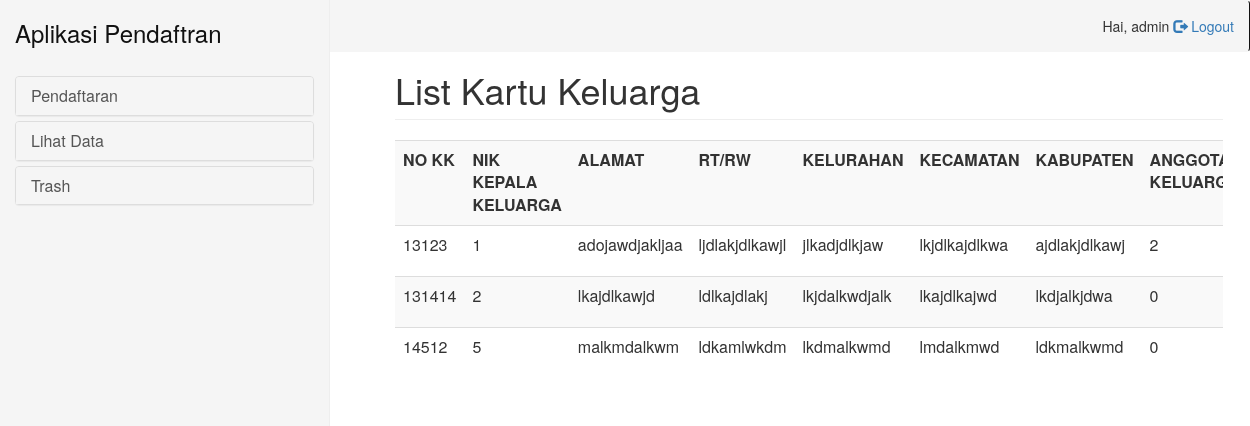
Page /pages/admin/list/list_kk.php (signed in) on the committed database.
### tables this page shows
CREATE TABLE `kartu_k` (
  `id_kk` int(11) NOT NULL,
  `no_kk` int(30) NOT NULL,
  `nik_kepala` int(30) NOT NULL,
  `alamat` varchar(30) NOT NULL,
  `rtrw` varchar(30) NOT NULL,
  `kelu` varchar(30) NOT NULL,
  `keca` varchar(30) NOT NULL,
  `kabu` varchar(30) NOT NULL,
  `tempo` int(1) NOT NULL DEFAULT '0',
  `create_at` timestamp NOT NULL DEFAULT CURRENT_TIMESTAMP ON UPDATE CURRENT_TIMESTAMP,
  `update_at` timestamp NOT NULL DEFAULT '0000-00-00 00:00:00',
  `create_by` varchar(30) NOT NULL,
  `update_by` varchar(30) NOT NULL
);

### pages/admin/list/list_kk.php (the view, shortened to what this page needs)
<!DOCTYPE html>
<html>
<head>
    <link rel="stylesheet" href="../../../bootstrap/css/bootstrap.min.css">
    <link rel="stylesheet" type="text/css" href="../../../bootstrap/css/home.css">
</head>
<body>
<?php
include '../bagian/sidebar.php';
include('../bagian/navbar.php');
include '../../../config.php';
$sql=$query->prepare("select * from kartu_k where tempo=0");
$sql->execute();
$data=$sql->fetchAll();
?>
<div class="col-sm-9 main">
	<div class="container-fluid">
		<h1 class="page-header">List Kartu Keluarga</h1>
		<div class=" table-responsive">
			<table width="120%" class="table table-striped table-hover">
				<tr>
					<th>NO KK</th>
					<th>NIK KEPALA KELUARGA</th>
					<th>ALAMAT</th>
					<th>RT/RW</th>
					<th>KELURAHAN</th>
					<th>KECAMATAN</th>
					<th>KABUPATEN</th>
					<th>ANGGOTA KELUARGA</th>
				</tr>
				<?php foreach ($data as $value): ?>
				<tr>
					<td><?php echo $value['no_kk']; ?></td>
					<td><?php echo $value['nik_kepala']; ?></td>
					<td><?php echo $value['alamat']; ?></td>
					<td><?php echo $value['rtrw']; ?></td>
					<td><?php echo $value['kelu']; ?></td>
					<td><?php echo $value['keca']; ?></td>
					<td><?php echo $value['kabu']; ?></td>
					<td><?php $sqlc=$query->prepare("select count(*) as jumlah from anggota_kk where id_kk=:id_kk") ;
							$sqlc->bindParam(':id_kk', $value['id_kk']);
							$sqlc->execute();
							$datac=$sqlc->fetch();
							echo $datac['jumlah'];
							 ?></td>
				</tr>
			<?php endforeach; ?>
			</table>
		</div>
	</div>
</div>
</body>
</html>

### rows in the picture
kartu_k: no_kk "13123", nik_kepala "1", alamat "adojawdjakljaa", rtrw "ljdlakjdlkawjl", kelu "jlkadjdlkjaw", keca "lkjdlkajdlkwa", kabu "ajdlakjdlkawj", jumlah "2"
kartu_k: no_kk "131414", nik_kepala "2", alamat "lkajdlkawjd", rtrw "ldlkajdlakj", kelu "lkjdalkwdjalk", keca "lkajdlkajwd", kabu "lkdjalkjdwa", jumlah "0"
kartu_k: no_kk "14512", nik_kepala "5", alamat "malkmdalkwm", rtrw "ldkamlwkdm", kelu "lkdmalkwmd", keca "lmdalkmwd", kabu "ldkmalkwmd", jumlah "0"

### other values in the picture
$_SESSION['username'] "admin"
